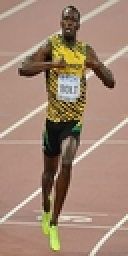
#> input picture bolt.jpg, 64 x 128 px (shown 2 times larger)
$ python HOG.py   (older library calls are emulated)
#> lines starting #> are read from the running program, lines starting #| are printed output that depends on the picture
import numpy as np
import cv2
from PIL import Image

# Read image

imNDG = Image.open('bolt.jpg').convert('L')
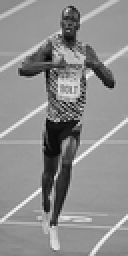
#> imNDG: PIL image 64x128 L (shown 2 times larger); min 1, max 250, mean 140.5
im = np.array(imNDG)


im = cv2.imread('bolt.jpg')
img = np.float32(imNDG)/255


gx = cv2.Sobel(img,cv2.CV_32F,1,0,ksize=1)
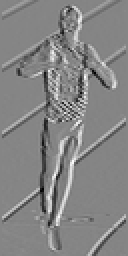
#> gx: shape (128, 64) float32 (shown 2 times larger); min -0.796, max 0.729, mean 0.000418; drawn with min black and max white
gy = cv2.Sobel(img,cv2.CV_32F,0,1,ksize=1)
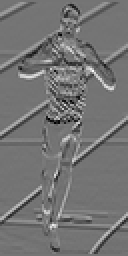
#> gy: shape (128, 64) float32 (shown 2 times larger); min -0.647, max 0.769, mean -0.00106; drawn with min black and max white

mag, angle = cv2.cartToPolar(gx, gy, angleInDegrees=True)
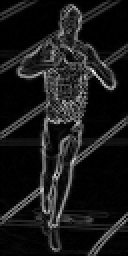
#> mag: shape (128, 64) float32 (shown 2 times larger); min 0, max 1.06, mean 0.108; drawn with min black and max white
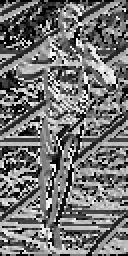
#> angle: shape (128, 64) float32 (shown 2 times larger); min 0, max 359.6, mean 162.8; drawn with min black and max white
print("something")


for i in range(0,8):
    for j in range(0,8):
        print(mag[i,j])
#> this loop made 8 passes
#> (printed output is left out)
print ("Ameeeeeeeeeeeeeeeeeeeeeeeeer")

cv2.imshow("bolt", mag)
cv2.waitKey(0)
cv2.destroyAllWindows()
